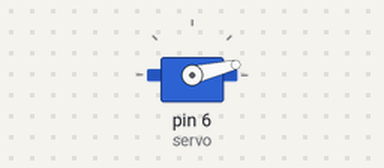
A sketch run on a simulated Arduino Uno, built with avr-gcc and run on an emulated ATmega328P. On the bench: servo.

Above: at 0.15 s.
At 1.05 s:
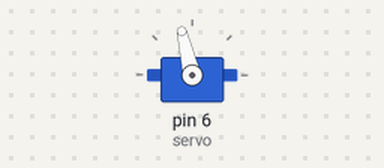
At 1.96 s:
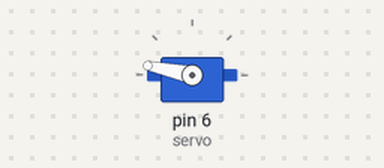
At 3.7 s:
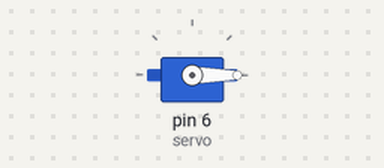
Timing chart, 0 to 5.2 s (numbered marks = the images above):
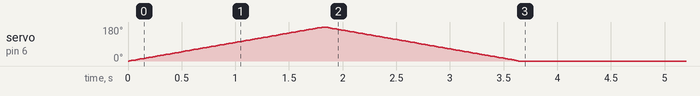

The sketch:

servo.ino
```cpp
#include <Servo.h>

Servo servo;

int pos = 0;

void setup() {
  servo.attach(6);
}

void loop() {
  for (pos = 0; pos <= 180; pos += 1) { // rotate from 0 degrees to 180 degrees
    // in steps of 1 degree
    servo.write(pos);                   // tell servo to go to position in variable 'pos'
    delay(10);                          // waits 10ms for the servo to reach the position
  }

  for (pos = 180; pos >= 0; pos -= 1) { // rotate from 180 degrees to 0 degrees
    servo.write(pos);                   // tell servo to go to position in variable 'pos'
    delay(10);                          // waits 10ms for the servo to reach the position
  }
  delay(300000);

}
```

Measured:
- by itself, servo on pin 6 (servo): rises from 0° to 180° in 1.8 s, then falls to 0° in 1.8 s
